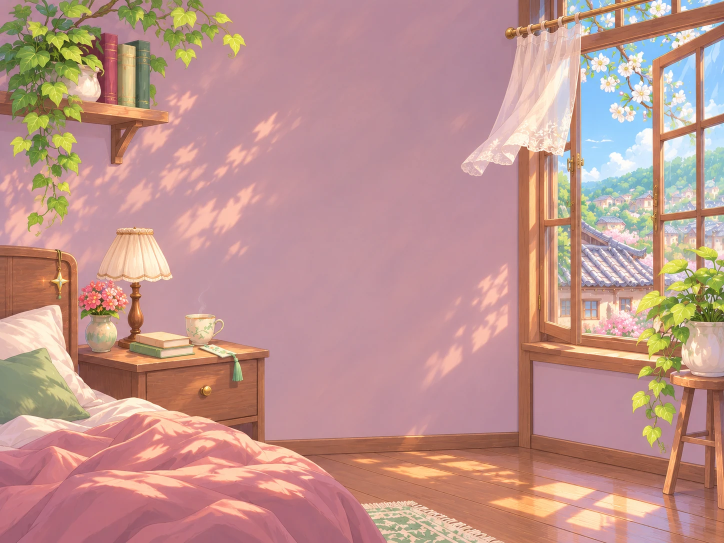
#> input picture src/jade_runtime/mobile_web/room-spring.webp, 1448 x 1086 px (shown at 1/2 size)
$ python build_room_layers.py
#> lines starting #> are read from the running program, lines starting #| are printed output that depends on the picture; after the words box and inside, x2 and y2 are one past the last pixel; in counts of white or black regions, pixels touching at a corner belong together
#!/usr/bin/env python3
"""Build reversible, independently animated room layers from the original art.

Runs OFFLINE on an artist/CI workstation, never on an Android device.
Dependency versions are in scripts/requirements-room-layers.txt.
"""
from __future__ import annotations

import argparse
from pathlib import Path

import cv2
import numpy as np
from PIL import Image

ROOT = Path(__file__).resolve().parents[1]
ART = ROOT / "src/jade_runtime/mobile_web"
SOURCE = ART / "room-spring.webp"
EXPECTED = (1448, 1086)

# Image-space geometry from the native 1448 × 1086 artwork, not phone pixels.
# Image-space hand-traced textile; the curtain rod, rings and wooden sash stay
# in the stationary backdrop (no rectangular texture displacement).
CURTAIN = [
    (1038, 85), (1055, 85), (1081, 83), (1110, 84), (1133, 81),
    (1142, 90), (1142, 145), (1138, 191), (1137, 252),
    (1135, 296), (1125, 310), (1100, 307), (1074, 301),
    (1055, 314), (1041, 327), (1015, 344), (989, 348),
    (965, 349), (948, 350), (933, 344), (911, 336),
    (930, 303), (957, 281), (974, 252), (986, 217),
    (997, 173), (1008, 132), (1027, 92),
]
CURTAIN_CROP = (900, 66, 1162, 362)


def mask_polygon(height: int, width: int, vertices: list[tuple[int, int]], sigma: float) -> np.ndarray:
    solid = np.zeros((height, width), dtype=np.uint8)
    cv2.fillPoly(solid, [np.asarray(vertices, dtype=np.int32)], 255)
    blurred = cv2.GaussianBlur(solid, (0, 0), sigmaX=sigma)
    return blurred.astype(np.float32) / 255.0


def alpha_cutout(original: np.ndarray, under: np.ndarray, extent: np.ndarray,
                 upper_alpha: float = 0.91) -> np.ndarray:
    """Original textile RGB with soft source-art matte, without color extrapolation.

    Solving for translucent RGB against an invented background introduces
    saturated cyan/yellow fringes. Keep actual fabric paint instead: motion
    matters more than reproducing the exact stationary composite mathematically.
    """
    difference = np.max(np.abs(original.astype(np.float32) - under), axis=2) / 255.0
    opacity = extent * np.clip(upper_alpha + 0.04 * difference, 0, 0.96)
    rgba = np.dstack([original, (opacity * 255.0).astype(np.uint8)])
    rgba[extent < 0.006] = 0
    return rgba.astype(np.uint8)


def restore_behind_curtain(source: np.ndarray, mask: np.ndarray) -> np.ndarray:
    """Reconstruct wall, vertical wooden jamb and sky with nearby genuine pixels.

    Large-region inpainting painted orange smears across the fixed window.
    Instead we explicitly keep its geometry and use three source materials.
    The textile is then composited over this fixed plane.
    """
    h, w = source.shape[:2]
    yy, xx = np.indices((h, w))
    wall = source[yy, np.clip(xx - 225, 610, 920)].astype(np.float32)
    wood = source[np.clip(yy + 305, 367, 718), np.clip(xx, 1040, 1066)].astype(np.float32)
    sky = source[yy, np.clip(xx + 150, 1182, w - 1)].astype(np.float32)

    def blend_weight(x: np.ndarray, x0: float, x1: float) -> np.ndarray:
        p = np.clip((x.astype(np.float32) - x0) / (x1 - x0), 0.0, 1.0)
        return p * p * (3.0 - 2.0 * p)

    # A flat wall ends at x≈1038. The wooden jamb remains straight while the
    # glass behind the sheer cloth is filled with neighbouring blue sky.
    to_wood = blend_weight(xx, 1032, 1045)[..., None]
    to_sky = blend_weight(xx, 1069, 1083)[..., None]
    rebuilt_window = wood * (1 - to_sky) + sky * to_sky
    donor = wall * (1 - to_wood) + rebuilt_window * to_wood
    m = mask[..., None]
    return source.astype(np.float32) * (1 - m) + donor * m


def make_layers(source: np.ndarray) -> tuple[np.ndarray, dict[str, np.ndarray], dict[str, float]]:
    height, width = source.shape[:2]
    assert (width, height) == EXPECTED, f"unexpected artwork dimensions: {width}x{height}"
    curtain_mask = mask_polygon(height, width, CURTAIN, 2.0)
    behind = restore_behind_curtain(source, curtain_mask)

    # A light, low-saturation matte keeps painted wood, blue sky and warm
    # wall pixels OUT of the moving textile. Low-opacity lace stays soft.
    colors = source.astype(np.float32)
    red, green, blue = colors[:, :, 0], colors[:, :, 1], colors[:, :, 2]
    pastel = np.minimum.reduce([
        np.clip((red - 155) / 29, 0, 1),
        np.clip((green - 137) / 30, 0, 1),
        np.clip((blue - 125) / 30, 0, 1),
        np.clip((red + 12 - blue) / 35, 0, 1),
    ])
    pastel = cv2.GaussianBlur(pastel, (0, 0), 1.3)
    fabric_mask = curtain_mask * np.clip(pastel * 1.18, 0.0, 1.0)
    fabric = alpha_cutout(source, behind, fabric_mask, upper_alpha=0.88)
    # Conservative fixed-geometry exclusion. The original composite includes
    # wood immediately behind the sheer edge. Never let that wood travel with
    # the cloth, even if it means sacrificing a few lace-edge pixels.
    yy, xx = np.indices((height, width))
    # Scalloped underside: no moving rectangle of wall or wooden sill.
    lower_edge = np.interp(
        xx, [900, 925, 946, 970, 1005, 1030, 1070, 1110, 1140, 1162],
        [330, 348, 352, 345, 328, 311, 302, 301, 297, 290],
    )
    fade = np.clip((lower_edge - yy) / 4.0, 0, 1)
    fabric[:, :, 3] = (fabric[:, :, 3].astype(np.float32) * fade).astype(np.uint8)
    fabric[(xx >= 1139) & (yy >= 100), 3] = 0
    crop = CURTAIN_CROP
    layers = {
        "room-curtain.webp": fabric[crop[1]:crop[3], crop[0]:crop[2]],
    }
    output = np.clip(behind, 0, 255).astype(np.uint8)
    unchanged = source[curtain_mask < 0.005].astype(np.int16) - output[curtain_mask < 0.005].astype(np.int16)
    exterior_max = float(np.abs(unchanged).max(initial=0))
    if exterior_max > 1:
        raise AssertionError(f"pixels outside textile area changed: {exterior_max}")
    visible = int(np.count_nonzero(layers["room-curtain.webp"][:, :, 3] > 100))
    if visible < 12_000:
        raise AssertionError(f"fabric matte too sparse: {visible}")
    return output, layers, {
        "exterior_max": exterior_max,
        "curtain_nontransparent_pixels": float(visible),
        "affected_percentage": float(np.mean(curtain_mask > 0.005) * 100),
    }

def build(*, output_dir: Path = ART) -> dict[str, float]:
    source = np.asarray(Image.open(SOURCE).convert("RGB"))
    backdrop, layers, metrics = make_layers(source)
    output_dir.mkdir(parents=True, exist_ok=True)
    Image.fromarray(backdrop, "RGB").save(
        output_dir / "room-backdrop.webp", "WEBP", quality=94, method=6
    )
    for name, image in layers.items():
        Image.fromarray(image, "RGBA").save(
            output_dir / name, "WEBP", lossless=True, method=6
        )
    for file in ("room-backdrop.webp", *layers):
        image = Image.open(output_dir / file)
        image.verify()
        metrics[file + "_bytes"] = float((output_dir / file).stat().st_size)
    return metrics


def main() -> None:
    parser = argparse.ArgumentParser()
    parser.add_argument("--output", type=Path, default=ART)
    args = parser.parse_args()
    for key, value in build(output_dir=args.output).items():
#> in build, source is the input picture: shape (1086, 1448, 3); mean R, G, B 191.3, 148.5, 141.5
#> in mask_polygon, `cv2.fillPoly(solid, [np.asarray(vertices, dtype=np.int32)], 255)`:
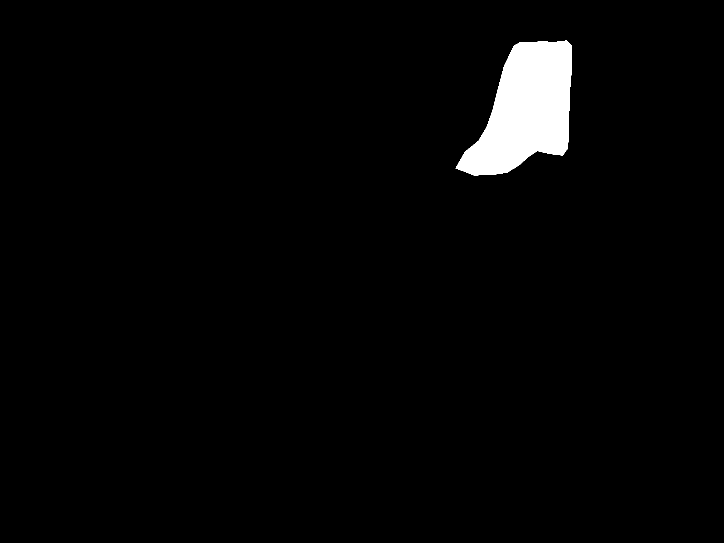
#> solid: shape (1086, 1448) (shown at 1/2 size); 2.5% white; 1 white region, box (x1, y1, x2, y2) and area: (911, 81, 1143, 351) 38593
#> in restore_behind_curtain, `donor = wall * (1 - to_wood) + rebuilt_window * to_wood`:
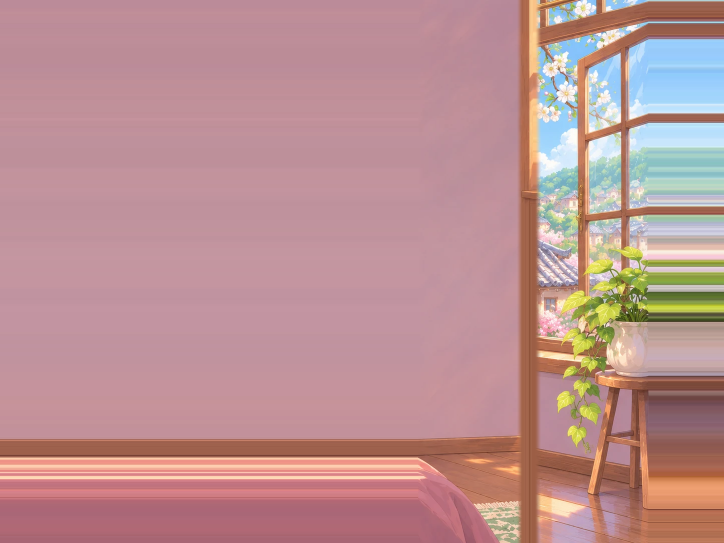
#> donor: shape (1086, 1448, 3) float32 (shown at 1/2 size); mean R, G, B 187.5, 144.6, 148; drawn with min black and max white
#> in make_layers, `red, green, blue = colors[:, :, 0], colors[:, :, 1], colors[:, :, 2]`:
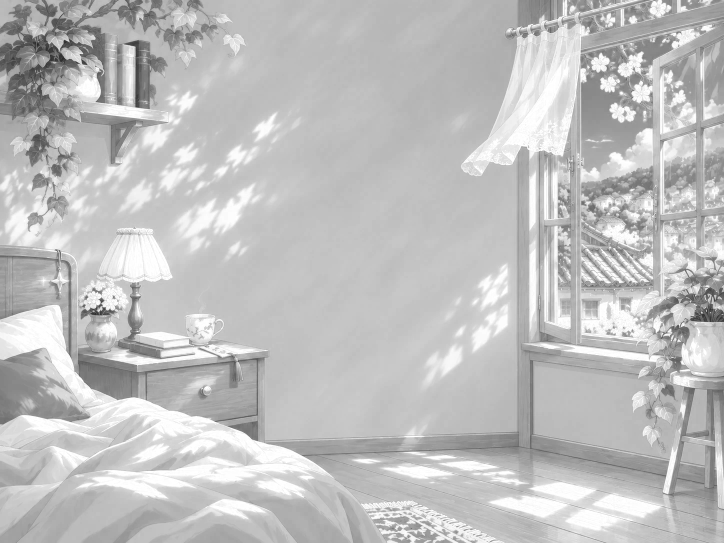
#> red: shape (1086, 1448) float32 (shown at 1/2 size); min 33, max 255, mean 191.3
#> in make_layers, `red, green, blue = colors[:, :, 0], colors[:, :, 1], colors[:, :, 2]`:
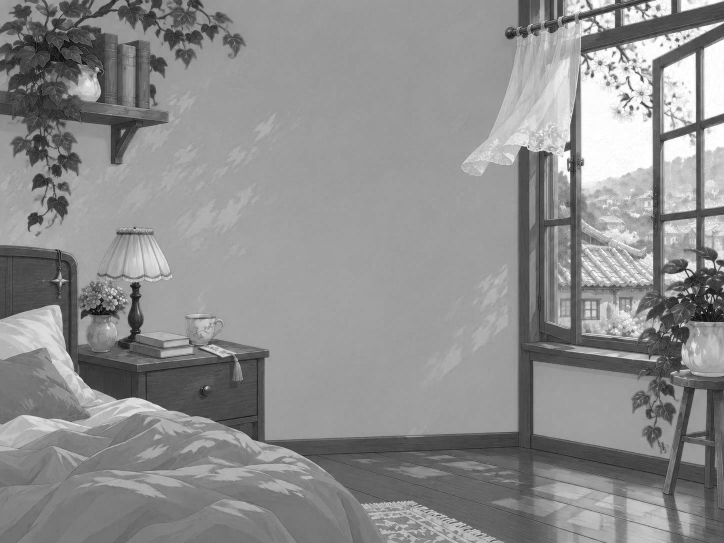
#> blue: shape (1086, 1448) float32 (shown at 1/2 size); min 0, max 255, mean 141.5
#> in make_layers, `pastel = np.minimum.reduce([ np.clip((red - 155) / 29, 0, 1), np.clip(..`:
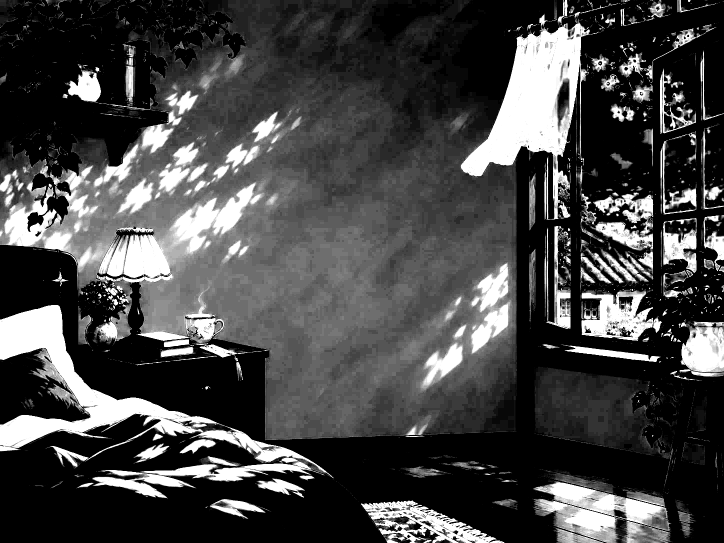
#> pastel: shape (1086, 1448) float32 (shown at 1/2 size); min 0, max 1, mean 0.274
#> in make_layers, `fabric[:, :, 3] = (fabric[:, :, 3].astype(np.float32) * fade).astype(n..`:
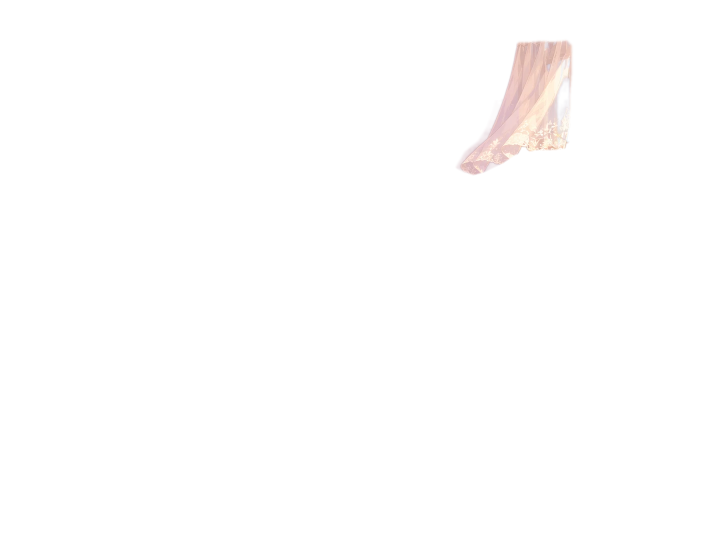
#> fabric: shape (1086, 1448, 4) (shown at 1/2 size); mean R, G, B, A 5.7, 4.9, 4.7, 4.5; transparent parts drawn white
#> in make_layers, `fabric[(xx >= 1139) & (yy >= 100), 3] = 0`: fabric: shape (1086, 1448, 4); 0.07% of pixels changed, all inside (x1, y1, x2, y2) = (1139, 100, 1148, 286)
#> in make_layers, `exterior_max = float(np.abs(unchanged).max(initial=0))`: exterior_max = 1
#> in make_layers, `visible = int(np.count_nonzero(layers["room-curtain.webp"][:, :, 3] > ..`: visible = 30754
#> in build, `backdrop, layers, metrics = make_layers(source)`: layers = 1 item; metrics = {'exterior_max': 1, 'curtain_nontransparent_pixels': 30754, 'affected_percentage': 2.73}
#> the loop in build, `for name, image in layers.items():` made 1 pass
#> name on pass 1: 'room-curtain.webp'
#> pass 1, in build, `Image.fromarray(image, "RGBA").save( output_dir / name, "WEBP", lossle..`:
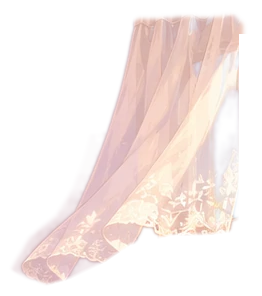
#> saved as room-curtain.webp: PIL image 262x296 RGBA; mean R, G, B, A 115.6, 99.3, 95.9, 90.2; transparent parts drawn white
        print(f"{key}: {value:.2f}")


if __name__ == "__main__":
#> (the run stopped early here; a loop or call above may not have finished)
